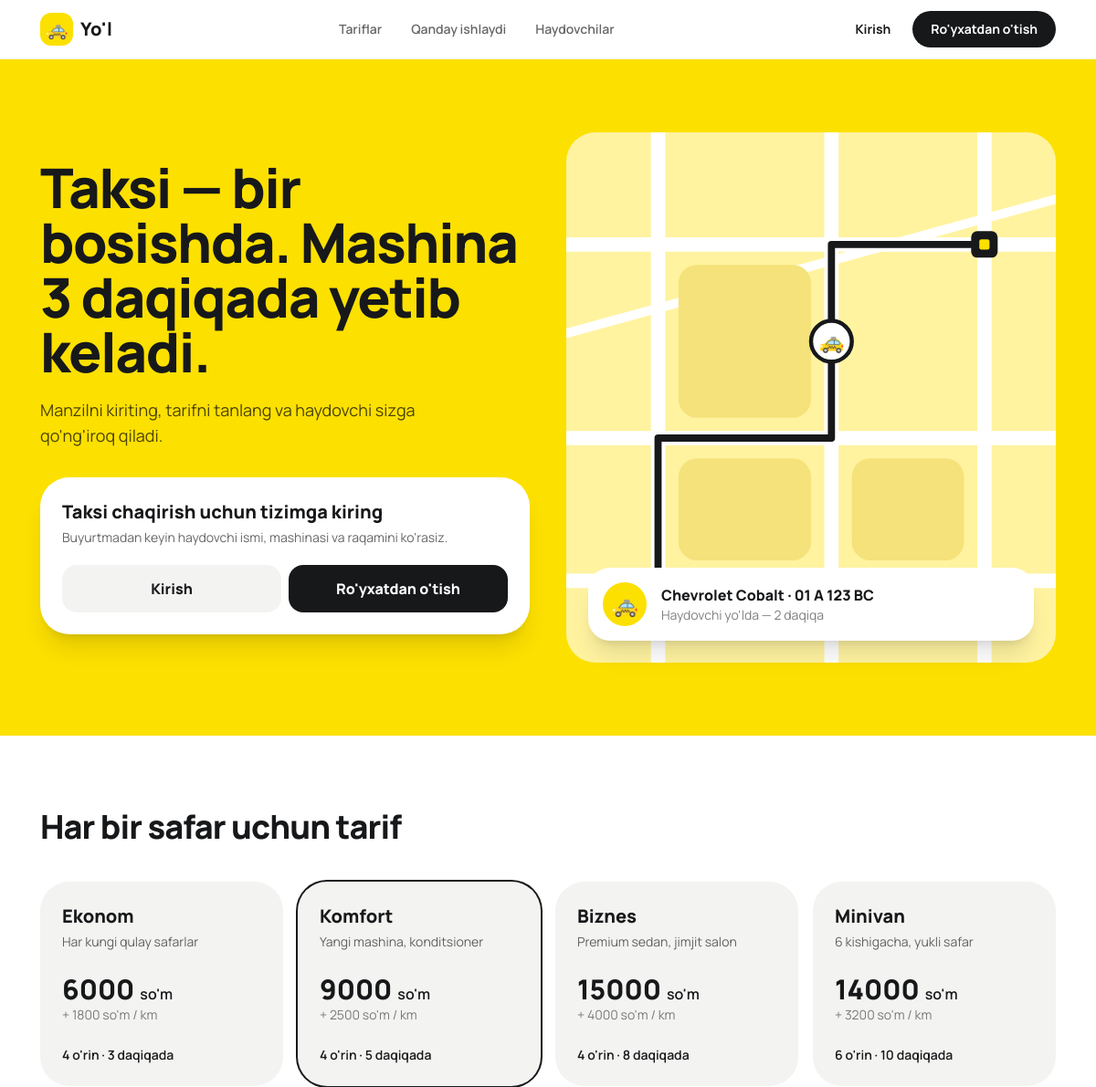
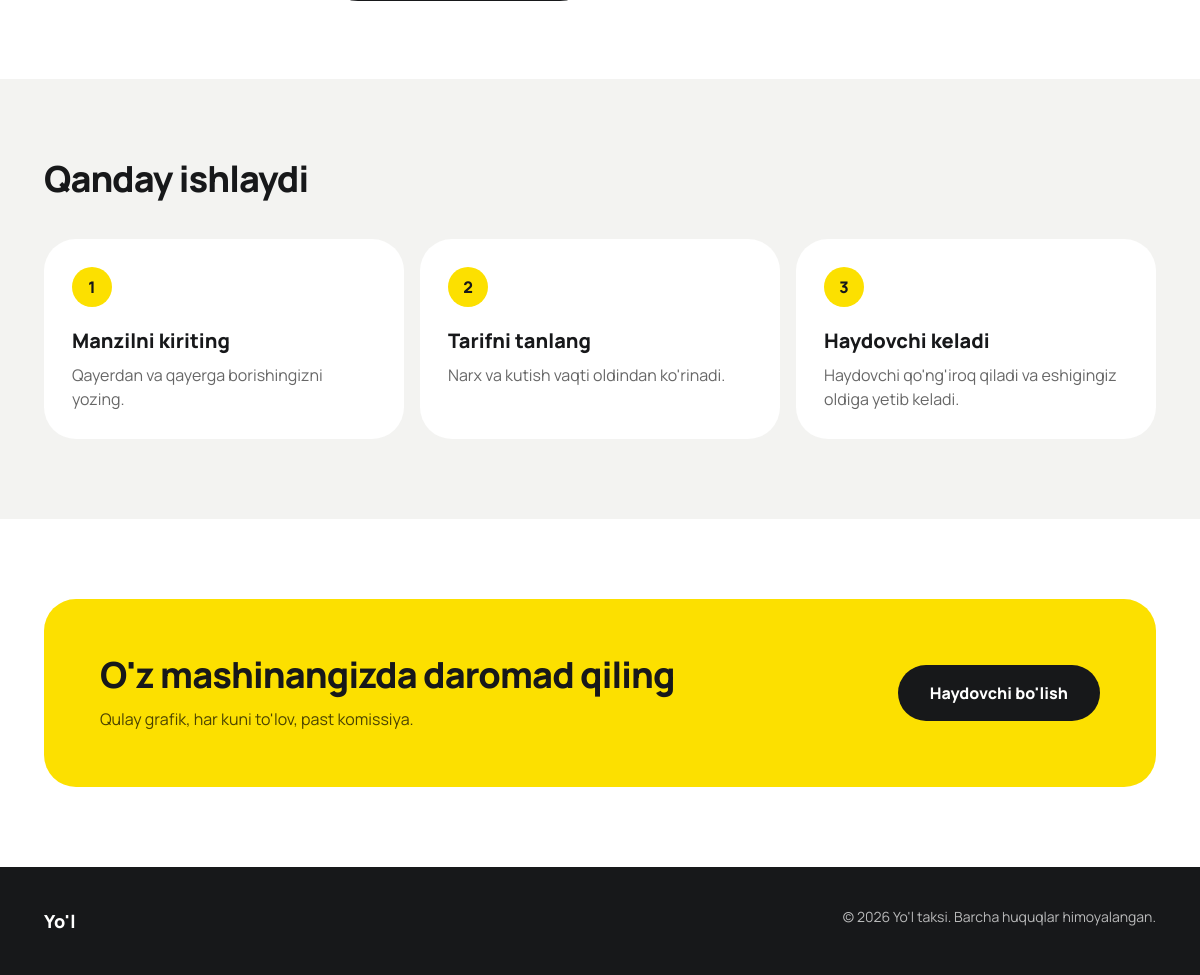
The page / on the database its author committed (2 pictures, top to bottom).
### taxi/models.py (models this page shows, shortened)
class Tariff(models.Model):
    name = models.CharField("Nomi", max_length=40)
    description = models.CharField("Tavsif", max_length=120)
    seats = models.PositiveSmallIntegerField("O'rinlar", default=4)
    eta_min = models.PositiveSmallIntegerField("Kutish (daq.)", default=3)
    base_price = models.PositiveIntegerField("Boshlang'ich narx (so'm)")
    per_km = models.PositiveIntegerField("1 km narxi (so'm)")
    position = models.PositiveSmallIntegerField(default=0)
    class Meta:
        ordering = ["position"]
        verbose_name = "Tarif"
        verbose_name_plural = "Tariflar"

### taxi/views.py (the view)
# urls.py: path("", views.index, name="index"),
def index(request):
    return render(request, "index.html", {"tariffs": Tariff.objects.all()})

### taxi/context.py (called while the page is built)
def role(request):
    u = request.user
    if not u.is_authenticated:
        return {"role": "guest"}
    p = getattr(u, "profile", None)
    return {"role": p.role if p else "staff"}

### templates/index.html (shortened to what this page needs)
{% extends "base.html" %}
{% block content %}
<section class="bg-sun">
  <div class="max-w-6xl mx-auto px-5 py-12 md:py-20 grid md:grid-cols-2 gap-10 items-center">
    <div>
      <h1 class="text-4xl md:text-6xl font-extrabold leading-[1.05] tracking-tight">Taksi — bir bosishda. Mashina 3 daqiqada yetib keladi.</h1>
      <p class="mt-5 text-lg text-black/70 max-w-md">Manzilni kiriting, tarifni tanlang va haydovchi sizga qo'ng'iroq qiladi.</p>
      {% if role == "passenger" %}
      <form id="buyurtma" method="post" action="{% url 'order' %}" class="mt-8 bg-white rounded-4xl p-5 shadow-xl shadow-black/10 space-y-3 scroll-mt-24">
        {% csrf_token %}
        {% for m in messages %}
          <div role="status" class="rounded-2xl px-4 py-3 text-sm font-semibold {% if m.tags == 'success' %}bg-emerald-50 text-emerald-800{% else %}bg-red-50 text-red-700{% endif %}">{{ m }}</div>
        {% endfor %}
        <div class="rounded-2xl bg-mist flex items-center gap-3 px-4">
          <span class="w-2.5 h-2.5 rounded-full bg-ink"></span>
          <input name="pickup" required placeholder="Qayerdan" class="w-full bg-transparent py-3.5 outline-none font-semibold placeholder:text-black/40">
        </div>
        <div class="rounded-2xl bg-mist flex items-center gap-3 px-4">
          <span class="w-2.5 h-2.5 rounded-sm bg-sun ring-2 ring-ink"></span>
          <input name="dropoff" required placeholder="Qayerga" class="w-full bg-transparent py-3.5 outline-none font-semibold placeholder:text-black/40">
        </div>
        <div class="rounded-2xl bg-mist px-4 py-3">
          <label for="km" class="flex justify-between text-sm font-semibold"><span>Masofa</span><span><output id="km-out">5</output> km</span></label>
          <input id="km" name="distance_km" type="range" min="1" max="50" step="0.5" value="5" class="w-full accent-black">
        </div>
        <fieldset class="flex gap-2 overflow-x-auto pb-1">
          <legend class="sr-only">Tarif</legend>
          {% for t in tariffs %}
          <label class="shrink-0 cursor-pointer">
            <input type="radio" name="tariff" value="{{ t.pk }}" data-base="{{ t.base_price }}" data-km="{{ t.per_km }}" class="peer sr-only" {% if forloop.first %}checked{% endif %}>
            <span class="block rounded-2xl border-2 border-transparent bg-mist px-4 py-2.5 peer-checked:border-ink peer-checked:bg-white peer-focus-visible:outline peer-focus-visible:outline-2">
              <span class="block font-extrabold text-sm">{{ t.name }}</span>
              <span class="block text-xs text-black/50">{{ t.eta_min }} daq · {{ t.base_price }} so'mdan</span>
            </span>
          </label>
          {% endfor %}
        </fieldset>
        <p class="flex justify-between items-baseline px-1"><span class="text-sm font-semibold text-black/60">Taxminiy narx</span><span class="text-2xl font-extrabold"><span id="price">—</span> so'm</span></p>
        <button class="w-full rounded-2xl bg-ink text-white font-extrabold py-4 hover:bg-black active:scale-[.99] transition">Taksi chaqirish</button>
      </form>
      {% elif role == "guest" %}
      <div id="buyurtma" class="mt-8 bg-white rounded-4xl p-6 shadow-xl shadow-black/10 scroll-mt-24">
        <p class="text-xl font-extrabold">Taksi chaqirish uchun tizimga kiring</p>
        <p class="mt-1 text-sm text-black/60">Buyurtmadan keyin haydovchi ismi, mashinasi va raqamini ko'rasiz.</p>
        <div class="mt-5 flex gap-2">
          <a href="{% url 'login' %}" class="flex-1 text-center rounded-2xl bg-mist font-extrabold py-3.5 hover:bg-black/10">Kirish</a>
          <a href="{% url 'register' %}" class="flex-1 text-center rounded-2xl bg-ink text-white font-extrabold py-3.5 hover:bg-black">Ro'yxatdan o'tish</a>
        </div>
      </div>
      {% endif %}
    </div>
    <div class="relative hidden md:block">
      <svg viewBox="0 0 480 520" class="w-full rounded-4xl bg-[#FFF3A0]" role="img" aria-label="Marshrut xaritasi">
        <g transform="translate(260 205)"><circle r="20" fill="#fff" stroke="#17181A" stroke-width="4"/><text text-anchor="middle" y="7" font-size="20">🚕</text></g>
      </svg>
      <div class="absolute left-6 bottom-6 right-6 bg-white rounded-3xl p-4 shadow-xl flex items-center gap-4">
        <div class="w-12 h-12 rounded-full bg-sun grid place-items-center text-2xl">🚕</div>
        <div><p class="font-extrabold">Chevrolet Cobalt · 01 A 123 BC</p><p class="text-sm text-black/50">Haydovchi yo'lda — 2 daqiqa</p></div>
      </div>
    </div>
  </div>
</section>
<section id="tariflar" class="max-w-6xl mx-auto px-5 py-20 scroll-mt-16">
  <h2 class="text-3xl md:text-4xl font-extrabold tracking-tight">Har bir safar uchun tarif</h2>
  <div class="mt-10 grid sm:grid-cols-2 lg:grid-cols-4 gap-4">
    {% for t in tariffs %}
    <article class="rounded-4xl bg-mist p-6 flex flex-col {% if forloop.counter == 2 %}ring-2 ring-ink{% endif %}">
      <h3 class="text-xl font-extrabold">{{ t.name }}</h3>
      <p class="mt-1 text-sm text-black/60">{{ t.description }}</p>
      <p class="mt-6 text-3xl font-extrabold">{{ t.base_price }} <span class="text-base font-semibold">so'm</span></p>
      <p class="text-sm text-black/50">+ {{ t.per_km }} so'm / km</p>
      <p class="mt-auto pt-6 text-sm font-semibold">{{ t.seats }} o'rin · {{ t.eta_min }} daqiqada</p>
    </article>
    {% empty %}
    <p class="text-black/60">Tariflar hali qo'shilmagan. Admin panelda tarif yarating.</p>
    {% endfor %}
  </div>
</section>
<section id="qanday" class="bg-mist scroll-mt-16">
  <div class="max-w-6xl mx-auto px-5 py-20">
    <h2 class="text-3xl md:text-4xl font-extrabold tracking-tight">Qanday ishlaydi</h2>
    <ol class="mt-10 grid md:grid-cols-3 gap-4">
      <li class="bg-white rounded-4xl p-7"><span class="grid place-items-center w-10 h-10 rounded-full bg-sun font-extrabold">1</span><h3 class="mt-5 text-xl font-extrabold">Manzilni kiriting</h3><p class="mt-2 text-black/60">Qayerdan va qayerga borishingizni yozing.</p></li>
      <li class="bg-white rounded-4xl p-7"><span class="grid place-items-center w-10 h-10 rounded-full bg-sun font-extrabold">2</span><h3 class="mt-5 text-xl font-extrabold">Tarifni tanlang</h3><p class="mt-2 text-black/60">Narx va kutish vaqti oldindan ko'rinadi.</p></li>
      <li class="bg-white rounded-4xl p-7"><span class="grid place-items-center w-10 h-10 rounded-full bg-sun font-extrabold">3</span><h3 class="mt-5 text-xl font-extrabold">Haydovchi keladi</h3><p class="mt-2 text-black/60">Haydovchi qo'ng'iroq qiladi va eshigingiz oldiga yetib keladi.</p></li>
    </ol>
  </div>
</section>
<section id="haydovchi" class="max-w-6xl mx-auto px-5 py-20 scroll-mt-16">
  <div class="rounded-4xl bg-sun p-8 md:p-14 flex flex-col md:flex-row md:items-center justify-between gap-6">
    <div><h2 class="text-3xl md:text-4xl font-extrabold tracking-tight">O'z mashinangizda daromad qiling</h2><p class="mt-3 text-black/70 max-w-lg">Qulay grafik, har kuni to'lov, past komissiya.</p></div>
    <a href="tel:+998900000000" class="shrink-0 rounded-full bg-ink text-white font-extrabold px-8 py-4 text-center hover:bg-black">Haydovchi bo'lish</a>
  </div>
</section>
{% endblock %}

### templates/base.html (shortened to what this page needs)
<!doctype html>
<html lang="uz">
<head>
  <script src="https://cdn.tailwindcss.com"></script>
</head>
<body class="bg-white text-ink font-sans antialiased">
  <header class="sticky top-0 z-30 bg-white/90 backdrop-blur border-b border-black/5">
    <div class="max-w-6xl mx-auto px-5 h-16 flex items-center justify-between">
      <a href="/" class="flex items-center gap-2 font-extrabold text-xl">
        <span class="grid place-items-center w-9 h-9 rounded-xl bg-sun">🚕</span> Yo'l
      </a>
      <nav class="hidden md:flex gap-8 text-sm font-semibold text-black/60">
        <a href="#tariflar" class="hover:text-ink">Tariflar</a>
        <a href="#qanday" class="hover:text-ink">Qanday ishlaydi</a>
        <a href="#haydovchi" class="hover:text-ink">Haydovchilar</a>
      </nav>
      <div class="flex items-center gap-2">
        {% if user.is_authenticated %}
          {% if role == "driver" %}<a href="{% url 'driver_panel' %}" class="rounded-full bg-sun text-sm font-bold px-4 py-2.5 hover:brightness-95">Haydovchi paneli</a>{% endif %}
          <span class="hidden sm:inline text-sm font-semibold text-black/60 px-1">{{ user.first_name|default:user.username }}</span>
          <form method="post" action="{% url 'logout' %}">{% csrf_token %}<button class="rounded-full bg-mist text-sm font-bold px-4 py-2.5 hover:bg-black/10">Chiqish</button></form>
        {% else %}
          <a href="{% url 'login' %}" class="rounded-full text-sm font-bold px-4 py-2.5 hover:bg-mist">Kirish</a>
          <a href="{% url 'register' %}" class="rounded-full bg-ink text-white text-sm font-bold px-5 py-2.5 hover:bg-black">Ro'yxatdan o'tish</a>
        {% endif %}
      </div>
    </div>
  </header>
  {% block content %}{% endblock %}
  <footer class="bg-ink text-white/70 text-sm">
    <div class="max-w-6xl mx-auto px-5 py-10 flex flex-col md:flex-row gap-4 justify-between">
      <p class="font-extrabold text-white text-lg">Yo'l</p>
      <p>© {% now "Y" %} Yo'l taksi. Barcha huquqlar himoyalangan.</p>
    </div>
  </footer>
</body>
</html>

### templates/base.html (style rules this page uses)
html { scroll-behavior:smooth }

### rows shown on the page
Tariff: name "Ekonom", description "Har kungi qulay safarlar", base_price "6000", per_km "1800", seats "4", eta_min "3"
Tariff: name "Komfort", description "Yangi mashina, konditsioner", base_price "9000", per_km "2500", seats "4", eta_min "5"
Tariff: name "Biznes", description "Premium sedan, jimjit salon", base_price "15000", per_km "4000", seats "4", eta_min "8"
Tariff: name "Minivan", description "6 kishigacha, yukli safar", base_price "14000", per_km "3200", seats "6", eta_min "10"
